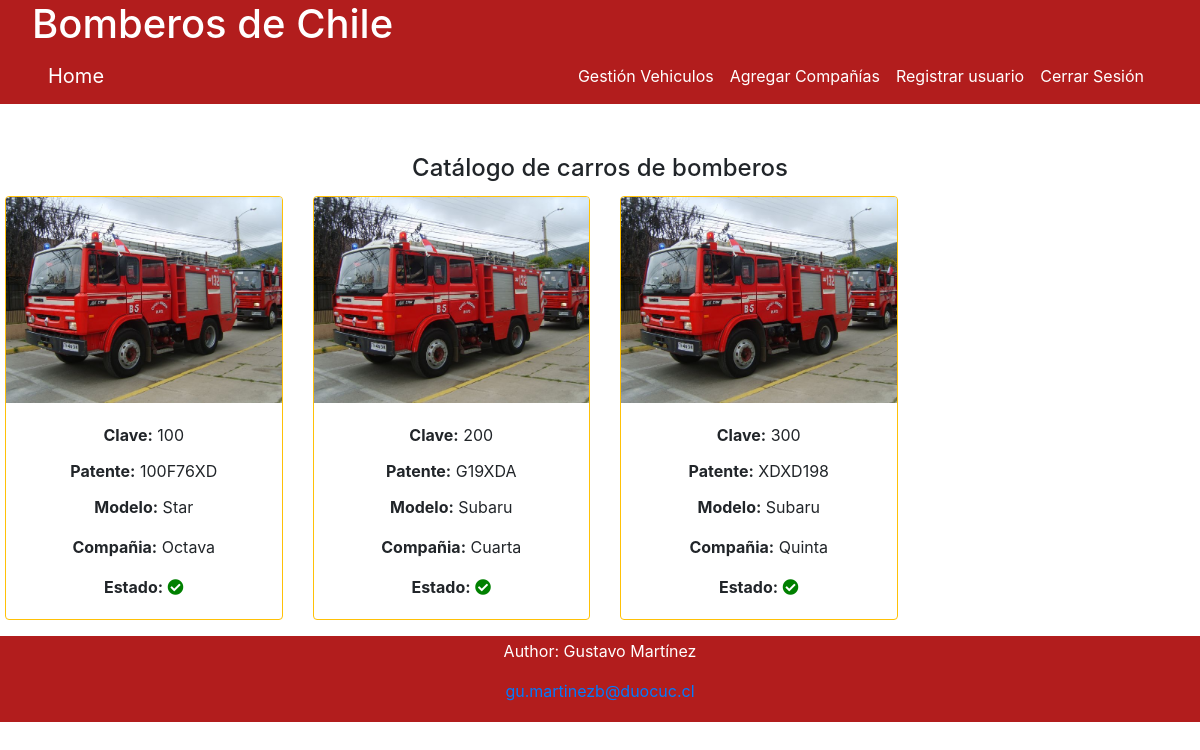
/ (signed in), run on the app's committed database.
### app_bomberos/models.py (models this page shows, shortened)
class AutoBombero(models.Model):
    clave = models.CharField(max_length=20,default="Desconocido")
    patente = models.CharField(max_length=20,default="Desconocido")
    tipo_vehiculo = models.CharField(max_length=50, default="Desconocido")
    marca = models.CharField(max_length=50, default="Desconocido")
    modelo = models.CharField(max_length=50)
    año = models.IntegerField(validators=[MinValueValidator(1900)], default=1900)
    nro_motor = models.CharField(max_length=100, default="Sin especificar")
    nro_chasis = models.CharField(max_length=150, default="Sin especificar")
    compañia = models.ForeignKey(Compañia, on_delete=models.SET_NULL, null=True)
    imagen = models.ImageField(upload_to="imgprod", null=True)

class Compañia(models.Model):
    nombre_compañia = models.CharField(max_length=100)
    direccion = models.CharField(max_length=200)
    def __str__(self):
        return self.nombre_compañia

### app_bomberos/views.py (the view)
# urls.py: path("", views.index, name="index"),
def index(request):
    obtener = AutoBombero.objects.all()
    user_role = request.session.get('user_role', None)
    usuario_autenticado = request.user
    if usuario_autenticado.is_authenticated and usuario_autenticado.role == 'capitan' and usuario_autenticado.compañia:
        compañia_capitan = usuario_autenticado.compañia
        obtener = AutoBombero.objects.filter(compañia=compañia_capitan)
    else:
        obtener = AutoBombero.objects.all()
    contexto = {
        'obtener': obtener,
        'user_role': user_role,
    }
    return render(request, 'app_bomberos/index.html', contexto)

### app_bomberos/templates/app_bomberos/index.html (shortened to what this page needs)
{% extends "app_bomberos/base.html" %}
{% load static %}
{% block content %}
{% if user.is_authenticated %}
<div class="contenido-principal">
    <h2>Catálogo de carros de bomberos</h2>
    <div class="row">
            {% for v in obtener %}
                <div class="col-md-3">
                    <div class="card border-warning mb-3" style="width: 100%; margin: 5px 5px;">
                        <img class="card-img-top" src="{{v.imagen.url}}" alt="">
                        <div class="card-body" style="text-align: center;">
                            <p class="card-title"><strong>Clave:</strong> {{v.clave}}</p>
                            <p class="card-title"><strong>Patente:</strong> {{v.patente}}</p>
                            <p class="card-text"><strong>Modelo:</strong> {{v.modelo}}</p>
                            <p class="card-text"><strong>Compañia:</strong> {{v.compañia}}</p>
                            <p class="card-text"><strong>Estado:</strong>
                                <i class="fas fa-check-circle" style="color: green;"></i>
                            </p>
                        </div>
                    </div>
                </div>
            {% endfor %}
{% endif %}
</div>
</div>
{% endblock %}

### app_bomberos/templates/app_bomberos/base.html (shortened to what this page needs)
<!DOCTYPE html>
<html lang="en">
{% load static %}
<head>
    <link rel="stylesheet" href="https://maxcdn.bootstrapcdn.com/bootstrap/4.5.2/css/bootstrap.min.css">
    <link rel="stylesheet" href="https://cdnjs.cloudflare.com/ajax/libs/font-awesome/5.15.3/css/all.min.css">
    <link rel="stylesheet" href="{% static 'app_bomberos/css/estilo.css' %}">
</head>
<body>
    <header>
        <h1>Bomberos de Chile</h1>
        <nav class="navbar navbar-expand-lg  navbar-dark  ">
            <div class="collapse navbar-collapse">
              <ul class="navbar-nav mr-auto">
                  <a class="navbar-brand" href="{% url 'index' %}">Home</a>
              </ul>
              {% if user.is_staff %}
              <ul class="navbar-nav mr-right">
                <li class="nav-item active">
                  <a class="nav-link" href="{% url 'gestion_vehiculos' %}">Gestión Vehiculos</a>
                </li>
                <li class="nav-item active">
                    <a class="nav-link" href="{% url 'compañia' %}">Agregar Compañías</a>
                </li>
                <li class="nav-item active">
                    <a class="nav-link" href="{% url 'register_m' %}">Registrar usuario</a>
                </li>
                {%endif%}
                <ul class="navbar-nav mr-right">
                  {% if user.is_authenticated %}
                  <li class="nav-item active ">
                      <a class="nav-link" href="#" onclick="confirmLogout()">
                          Cerrar Sesión
                      </a>
                  </li>
                  {% else %}
                  <li class="nav-item active">
                      <a class="nav-link" href="{% url 'login_custom' %}">Iniciar sesión</a>
                  </li>
                  {% endif %}
              </ul>
            </div>
          </nav>
    </header>
    <main class="contenido-principal">
        {% block content %}
        {% endblock %}
    </main>
      <footer>
          <p>Author: Gustavo Martínez</p>
          <p><a href="/">gu.martinezb@duocuc.cl</a></p>
      </footer>
</body>
</html>

### app_bomberos/static/app_bomberos/css/estilo.css (style rules this page uses)
header { background-color: rgb(178, 29, 29); color: #fff; position: relative; padding: 0 2rem; }
header h1 { margin: 0; }
footer { text-align: center; padding: 3px; background-color: rgb(178, 29, 29);; color: white; width: 100%; }
.contenido-principal { text-align: center; margin-top: 50px; }
.contenido-principal h2 { font-size: 24px; }
.contenido-principal p { font-size: 16px; }
ul { list-style: none; padding-left: 0; }

### data on the page
AutoBombero: imagen (picture), clave "100", patente "100F76XD", modelo "Star", compañia "Octava"
AutoBombero: imagen (picture), clave "200", patente "G19XDA", modelo "Subaru", compañia "Cuarta"
AutoBombero: imagen (picture), clave "300", patente "XDXD198", modelo "Subaru", compañia "Quinta"
